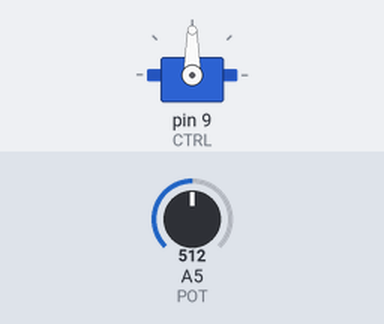
This sketch was run on a simulated Arduino Uno, built with avr-gcc and run on an emulated ATmega328P. On the bench: servo. Inputs (shaded band) come from the test bench; at power-on: A5 (POT) = 512.

Above: at 1.2 s.
1.3 s: A5 (POT) set to 716
At 2.2 s:
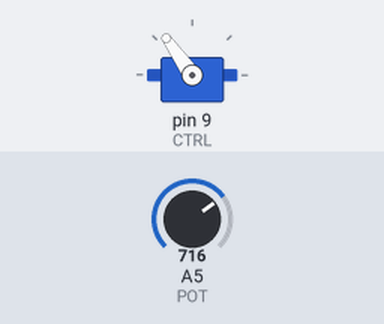
2.8 s: A5 (POT) set to 900
At 3.5 s:
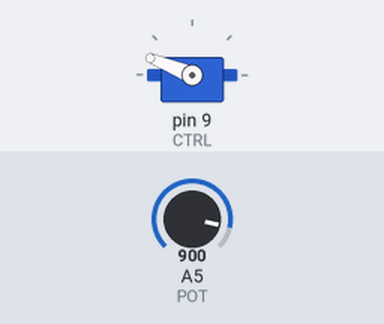
4.3 s: A5 (POT) set to 1023
At 4.7 s:
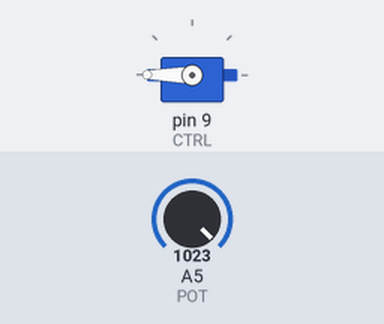
5.8 s: A5 (POT) set to 306
At 7.0 s:
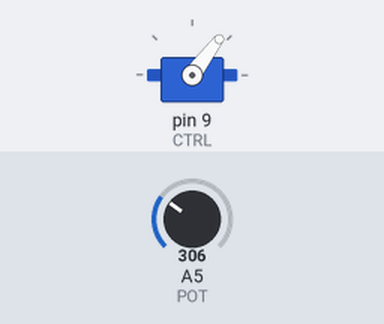
7.3 s: A5 (POT) set to 122
At 8.5 s:
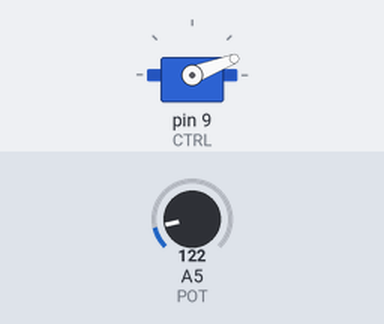
Timing chart, 0 to 9.8 s (numbered marks = the images above; inputs shaded):
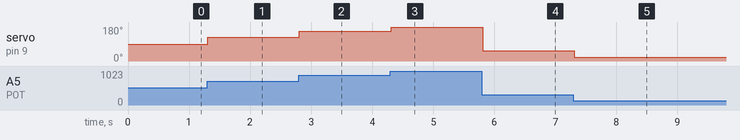

The sketch:

practica_24.ino
```cpp
/*
 * Proba de funcionamento dun servomotor
 * empregando a librería <Servo.h> e
 * ligado a un potenciómetro.
 */

#include <Servo.h>

//Pin de control do servo
#define CTRL 9

//Pin de lectura do potenc
#define POT A5

//Declaramos o obxecto motor
//da clase Servo
Servo motor;
int angulo = 0;
int veloc = 100; //para 8 veces por segundo poñemos 1000/8=125

void setup() {
  motor.attach(CTRL);
}

void loop() {
  //Lectura do potenciometro
  angulo = analogRead(POT);
  angulo = map(angulo, 0, 1023, 0, 180);
  //Actualiza servo
  motor.write(angulo);
  delay(veloc);
}
//utilizar alimentacion desde arduino y protoboard
```

Measured:
- after the input at 1.3 s, servo on pin 9 (CTRL): 90° → 125° at once
- after the input at 2.8 s, servo on pin 9 (CTRL): 125° → 158° at once
- after the input at 4.3 s, servo on pin 9 (CTRL): 158° → 180° at once
- after the input at 5.8 s, servo on pin 9 (CTRL): 180° → 53° at once
- after the input at 7.3 s, servo on pin 9 (CTRL): 53° → 21° at once
